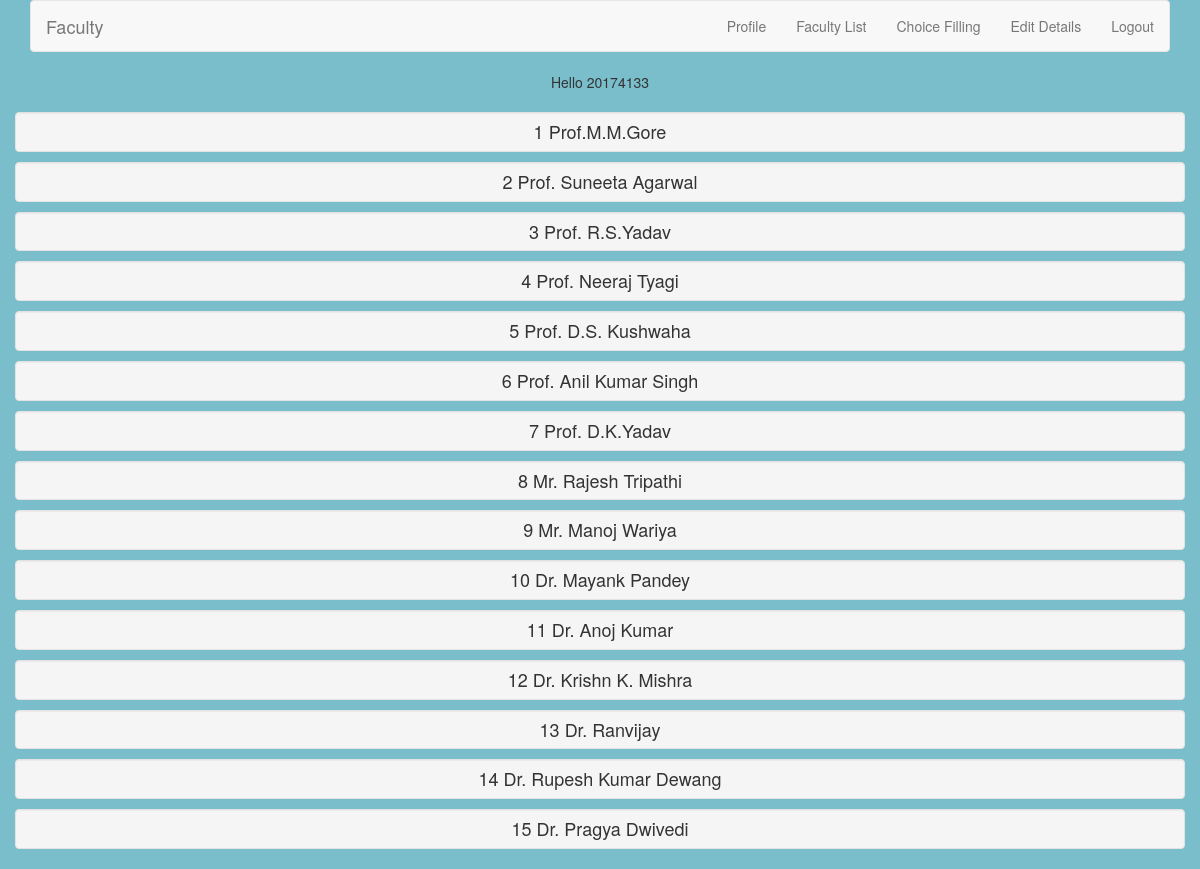
Screenshot of /faculty/ (signed in) with the database file from the repository.
### student/models.py (models this page shows, shortened)
class Faculty(models.Model):
    id=models.PositiveIntegerField(primary_key=True,null=False)
    name=models.CharField(max_length=120)
    saa=models.BooleanField(default=False)
    sa=models.IntegerField(null=True,blank=True)
    sba=models.BooleanField(default=False)
    sb=models.IntegerField(null=True,blank=True)
    sca=models.BooleanField(default=False)
    sc=models.IntegerField(null=True,blank=True)

### student/views.py (the view)
# urls.py: path('faculty/',v.Faculty_list,name='faculty'),
def Faculty_list(request):
    list=Faculty.objects.all()
    return render(request,'faculty_list.html',{'list':list})

### templates/faculty_list.html (shortened to what this page needs)
<!DOCTYPE html>
<html>
    <head>
        <link rel="stylesheet" href="https://maxcdn.bootstrapcdn.com/bootstrap/3.4.1/css/bootstrap.min.css">
    </head>
    <body>
        {% if user.is_authenticated %}
        <div class="container text-center">
            <nav class="navbar navbar-light bg-light navbar-default">
            <div class="container-fluid">
            <div class="navbar-header">
                <a href="#" class="navbar-brand">Faculty</a>
            </div>
            <ul class="nav navbar-nav navbar-right">
                <li class="nav-item"><a class="nav-link" href="{% url 'profile' %}">Profile</a></li>
                <li class="nav-item"><a class="nav-link" href="{% url 'faculty' %}">Faculty List</a></li>
                <li class="nav-item"><a class="nav-link" href="{% url 'choice' %}">Choice Filling</a></li>
                <li class="nav-item"><a class="nav-link" href="{% url 'edit' %}">Edit Details</a></li>
                <li class="nav-item"><a class="nav-item" href="{% url 'logout' %}">Logout</a></li>
            </ul>
        </div>
        </nav>
        </div>
    {% endif %}
<div class="container text-center">
{% if user.is_authenticated %}
<p>Hello {{ user.username }}</p>
{% endif %}
<ul class="list-group">
{% for i in list%}
<div class="row">
<li class="list-group-item h4 well well-sm">{{ i.id }} {{ i.name }}</li>
</div>
{%  endfor %}
</ul>
</div>
</body>
</html>

### templates/faculty_list.html (style rules this page uses)
body { margin: 0; padding: 0; height: 100%; background: #7abecc !important; }

### rows the page displays
Faculty: id "1", name "Prof.M.M.Gore"
Faculty: id "2", name "Prof. Suneeta Agarwal"
Faculty: id "3", name "Prof. R.S.Yadav"
Faculty: id "4", name "Prof. Neeraj Tyagi"
Faculty: id "5", name "Prof. D.S. Kushwaha"
Faculty: id "6", name "Prof. Anil Kumar Singh"
Faculty: id "7", name "Prof. D.K.Yadav"
Faculty: id "8", name "Mr. Rajesh Tripathi"
Faculty: id "9", name "Mr. Manoj Wariya"
Faculty: id "10", name "Dr. Mayank Pandey"
Faculty: id "11", name "Dr. Anoj Kumar"
Faculty: id "12", name "Dr. Krishn K. Mishra"
Faculty: id "13", name "Dr. Ranvijay"
Faculty: id "14", name "Dr. Rupesh Kumar Dewang"
Faculty: id "15", name "Dr. Pragya Dwivedi"

### other values shown
{{ user.username }} "20174133"
